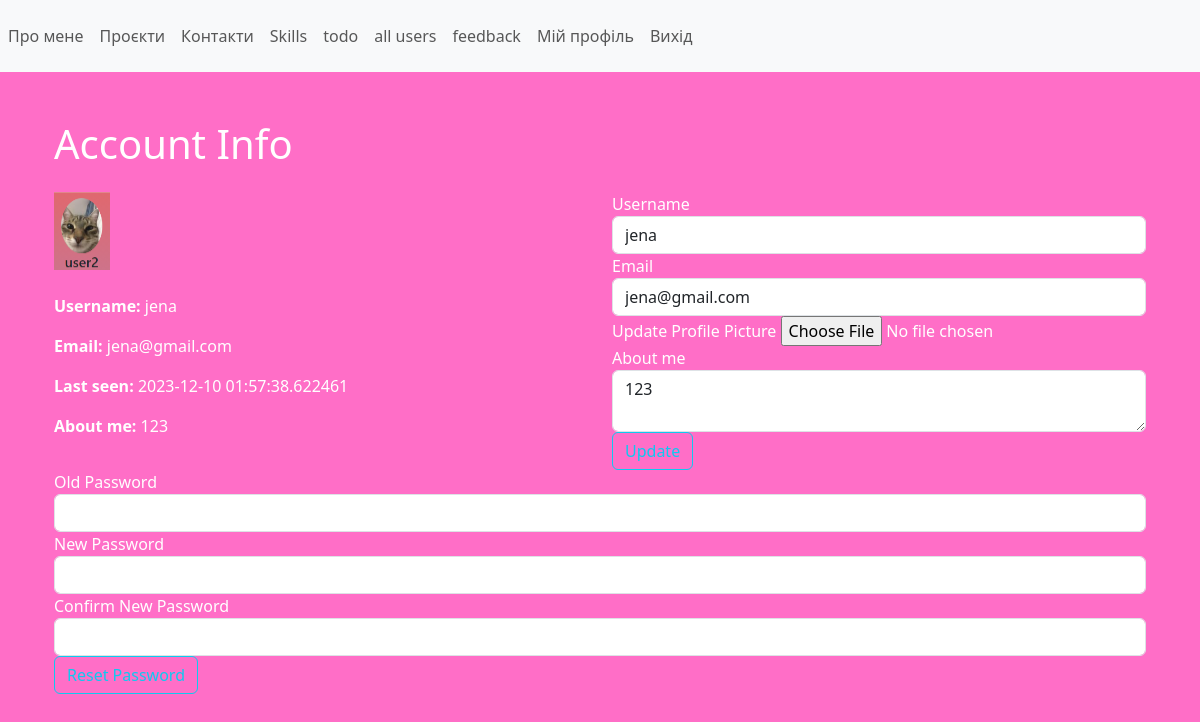
Page /account (signed in) on the earlier database version.
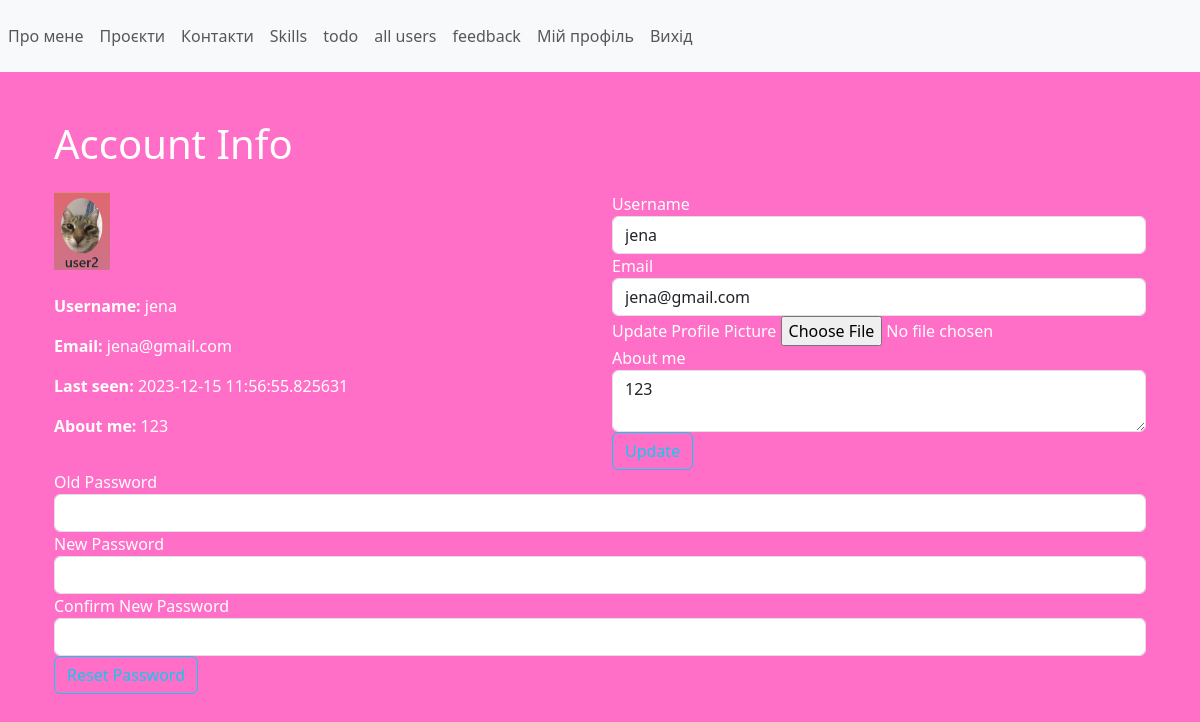
Same page on the later database version.
### app/models.py (models this page shows, shortened)
class User(UserMixin, db.Model):
    id = db.Column(db.Integer, primary_key=True)
    username = db.Column(db.String(50), unique=True, nullable=False)
    email = db.Column(db.String(120), unique=True, nullable=False)
    password_hash = db.Column(db.String(128), nullable=False)
    image_file = db.Column(db.String(20), server_default='default.jpg', nullable=False)
    about_me = db.Column(db.String(140))
    last_seen = db.Column(db.DateTime, default=datetime.utcnow)

### app/accounting/views.py (the view, shortened to what this page needs)
@accounting_bp.route("/account", methods=['GET', 'POST'])
@login_required
def account():
    form = UpdateAccountForm()
    reset_form = ResetPasswordForm()
    if form.validate_on_submit():
        if form.picture.data:
            picture_file = save_picture(form.picture.data)
            current_user.image_file = picture_file
        current_user.username = form.username.data
        current_user.email = form.email.data
        current_user.about_me = form.about_me.data
        db.session.commit()
        flash('Your account has been updated!', 'success')
        return redirect(url_for('accounting.account'))
    elif request.method == 'GET':
        form.about_me.data = current_user.about_me
        form.username.data = current_user.username
        form.email.data = current_user.email
    image_file = url_for('static', filename='profile_pics/' + current_user.image_file)
    return render_template('account.html', title='Account', image_file=image_file, form=form, reset_form=reset_form,
                           navigation=navigation)

### app/accounting/forms.py (shortened to what this page needs)
class UpdateAccountForm(FlaskForm):
    username = StringField('Username', validators=[DataRequired(), Length(min=2, max=20)])
    email = StringField('Email', validators=[DataRequired(), Email()])
    picture = FileField('Update Profile Picture', validators=[FileAllowed(['jpg', 'png'])])
    about_me = TextAreaField('About me', validators=[Length(max=200)])
    submit = SubmitField('Update')

class ResetPasswordForm(FlaskForm):
    old_password = PasswordField('Old Password', validators=[DataRequired()])
    password = PasswordField('New Password', validators=[DataRequired()])
    password2 = PasswordField('Confirm New Password', validators=[DataRequired(), EqualTo('password')])
    submit = SubmitField('Reset Password')

### app/accounting/views.py (called while the page is built)
@accounting_bp.after_request
def after_request(response):
    if current_user.is_authenticated:
        current_user.last_seen = datetime.now()
        try:
            db.session.commit()
        except:
            flash('Error while updating user last seen!', 'danger')
    return response

### app/models.py (called while the page is built)
@login_manager.user_loader
def load_user(user_id):
    return User.query.get(int(user_id))

### app/accounting/templates/account.html (shortened to what this page needs)
{% extends "base.html" %}
{% block content %}
<div class="container mt-5">
    <h1 class="mb-4">Account Info</h1>
    <div class="row">
        <div class="col-md-6">
            <img src="{{ url_for('static', filename='profile_pics/' + current_user.image_file) }}"
                 class="img-fluid mb-4" alt="Profile Picture">
            <p><strong>Username:</strong> {{ current_user.username }}</p>
            <p><strong>Email:</strong> {{ current_user.email }}</p>
            <p><strong>Last seen:</strong> {{ current_user.last_seen }}</p>
            <p><strong>About me:</strong> {{ current_user.about_me }}</p>
        </div>
        <div class="col-md-6">
            <form method="POST" action="" enctype="multipart/form-data">
                <div class="form-group">
                    {{ form.username.label(class="form-control-label") }}
                    {{ form.username(class="form-control") }}
                </div>
                <div class="form-group">
                    {{ form.email.label(class="form-control-label") }}
                    {{ form.email(class="form-control") }}
                </div>
                <div class="form-group">
                    {{ form.picture.label() }}
                    {{ form.picture(class="form-control-file") }}
                </div>
                <div class="form-group">
                    {{ form.about_me.label(class="form-control-label") }}
                    {{ form.about_me(class="form-control") }}
                </div>
                <div class="form-group">
                    {{ form.submit(class="btn btn-outline-info") }}
                </div>
            </form>
        </div>
        <form method="POST" action="" enctype="multipart/form-data">
            <div class="form-group">
                {{ reset_form.old_password.label(class="form-control-label") }}
                {{ reset_form.old_password(class="form-control") }}
            </div>
            <div class="form-group">
                {{ reset_form.password.label(class="form-control-label") }}
                {{ reset_form.password(class="form-control") }}
            </div>
            <div class="form-group">
                {{ reset_form.password2.label(class="form-control-label") }}
                {{ reset_form.password2(class="form-control") }}
            </div>
            <div class="form-group">
                {{ reset_form.submit(class="btn btn-outline-info") }}
            </div>
        </form>
    </div>
</div>
{% endblock content %}

Differences in the rows shown:
changed User "jena": last_seen "2023-12-10 01:57:38.622461" → "2023-12-15 11:56:55.825631"
